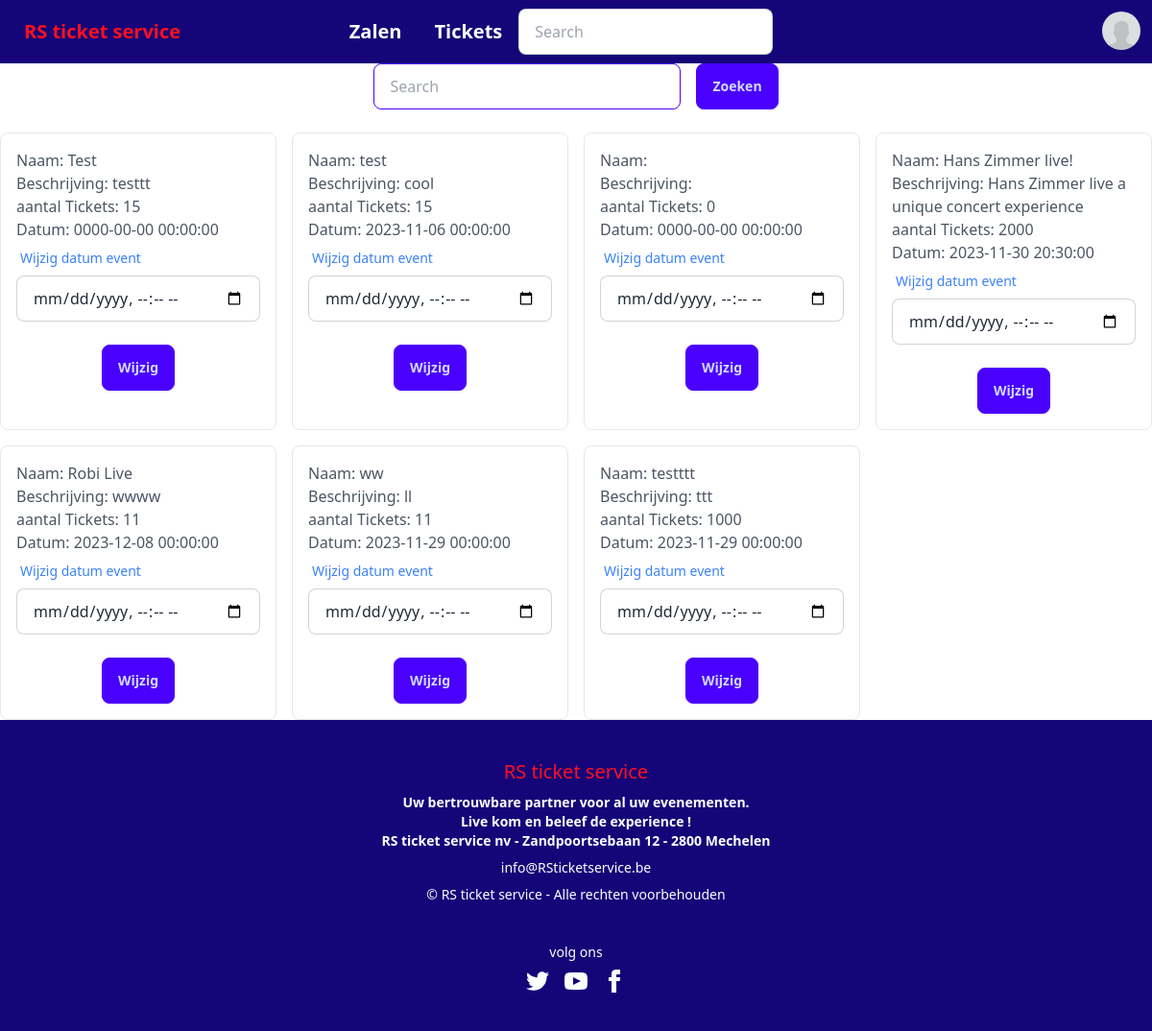
Screenshot of /profile/tijd-aanpassen.php (signed in) with the database file from the repository.
### tables this page shows
CREATE TABLE `evenementen` (
  `evenementID` int(11) NOT NULL,
  `naam` mediumtext NOT NULL,
  `datum` datetime NOT NULL DEFAULT current_timestamp() ON UPDATE current_timestamp(),
  `aantalTickets` int(11) NOT NULL,
  `beschrijving` text NOT NULL,
  `afbeelding` mediumtext NOT NULL,
  `zaalID` int(11) NOT NULL
);

### profile/tijd-aanpassen.php (the view, shortened to what this page needs)
<?php
include $_SERVER['DOCUMENT_ROOT'] . "/components/navbar.php";
?>
<!DOCTYPE html>
<html>
<head>
</head>
<body>
        <form action="/profile/tijd-aanpassen.php" class="flex flex-row justify-center gap-4">
  <div class="form-control w-full max-w-xs">
    <input type="text" name="search" placeholder="Search" class="input input-primary input-bordered">
  </div>
  <button class="btn btn-primary">Zoeken</button>
</form>
<br>
<?php
$mysqli = new mysqli('localhost', 'root', '', 'dbticketverkoop');
if (isset($_GET['search'])) {
    $searchTerm = $_GET['search'];
     $sql = "SELECT evenementID, naam, aantalTickets, beschrijving, datum FROM evenementen WHERE naam LIKE ?";
    $stmt = $mysqli->prepare($sql);
    $param = "%{$searchTerm}%";
    $stmt->bind_param('s', $param);
} else {
    $sql = "SELECT evenementID, naam, aantalTickets, beschrijving, datum FROM evenementen";
  $stmt = $mysqli->prepare($sql);
}
$stmt->execute();
$result = $stmt->get_result();
    echo "<div class='grid grid-cols-4 gap-4'>";
    if ($result->num_rows > 0) {
        while ($row = $result->fetch_assoc()) {
            echo "<div class='p-4 border rounded-lg'>";
            echo "<h2 class='text-gray-600'>Naam: " . $row['naam'] . "</h2>";
            echo "<p class='text-gray-600'>Beschrijving: " . $row['beschrijving'] . "</p>";
            echo "<p class='text-gray-600'>aantal Tickets: " . $row['aantalTickets'] . "</p>";
            echo "<p class='text-gray-600'>Datum: " . $row['datum'] . "</p>";
        echo "<form action='/profile/update-timer.php' method='post'>";
        ?>
        <div class="form-control w-full">
            <label class="label">
                <span class="label-text text-blue-500">Wijzig datum event</span>
            </label>
            <input type="datetime-local" name="datum" class="input input-bordered w-full" required />
        </div>
        <br>
        <div class='form-control w-full text-center'>
            <button class='btn btn-primary mx-auto' type='submit'>Wijzig</button>
        </div>
        <?php
        echo "</form>";
            echo "</div>";
        }
    } else {
        echo "No results to display!";
  ?>
  <br>
  <a href="../profile/tijd-aanpassen.php" >klik hier om terug te gaan</a>
  <?php
    }
    echo "</div>";
    ?>
</body>
</html>
<?php
include $_SERVER['DOCUMENT_ROOT'] . "/components/footer.php";
?>

### rows the page displays
evenementen: naam "Test", beschrijving "testtt", aantalTickets "15", datum "0000-00-00 00:00:00"
evenementen: naam "test", beschrijving "cool", aantalTickets "15", datum "2023-11-06 00:00:00"
evenementen: aantalTickets "0", datum "0000-00-00 00:00:00"
evenementen: naam "Hans Zimmer live!", beschrijving "Hans Zimmer live a unique concert experience", aantalTickets "2000", datum "2023-11-30 20:30:00"
evenementen: naam "Robi Live", beschrijving "wwww", aantalTickets "11", datum "2023-12-08 00:00:00"
evenementen: naam "ww", beschrijving "ll", aantalTickets "11", datum "2023-11-29 00:00:00"
evenementen: naam "testttt", beschrijving "ttt", aantalTickets "1000", datum "2023-11-29 00:00:00"
